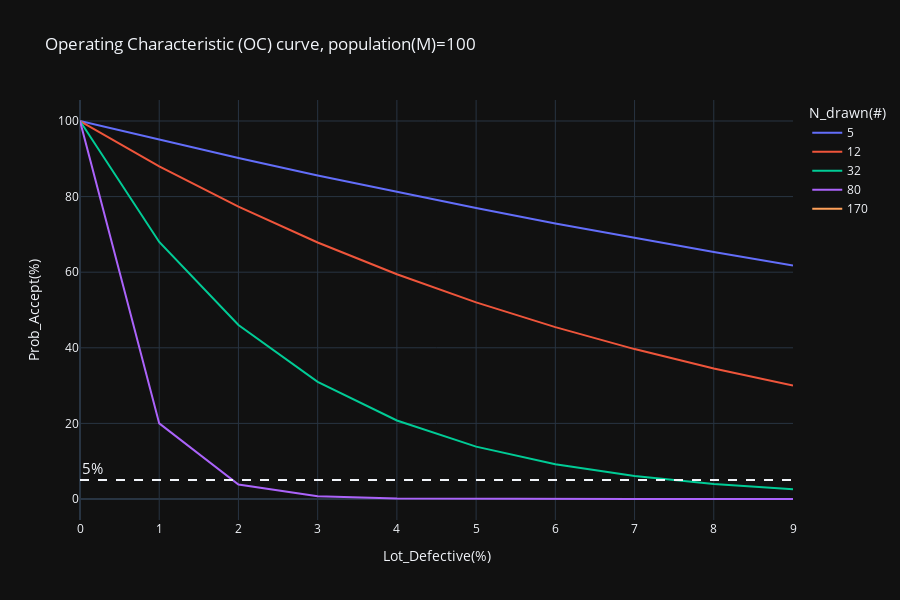

Notebook source saved alongside this figure:
### Markdown cell above
OC curve

### Code cell
fig = px.line(df, x='Lot_Defective', y='Prob_Accept', color='N_drawn',height=600
                ,title=f"Operating Characteristic (OC) curve, population(M)={M}"
                ,labels={
                    'Lot_Defective':'Lot_Defective(%)',
                    'Prob_Accept':'Prob_Accept(%)',
                    'N_drawn':'N_drawn(#)'})
fig.add_hline(y=5, line_dash="dash"
            ,annotation_text="5%"
            ,annotation_position="top left"
            ,annotation_font_size=15)
fig.show()
fig.write_html(f"OCcurve_population{M}.html")

### Figure 1 — Plotly figure (JSON) as saved in the notebook; plotly's stock layout.template omitted (floating-point values rounded to 4 significant figures)
{"data": [{"hovertemplate": "N_drawn(#)=5<br>Lot_Defective(%)=%{x}<br>Prob_Accept(%)=%{y}<extra></extra>", "legendgroup": "5", "line": {"color": "#636efa", "dash": "solid"}, "marker": {"symbol": "circle"}, "mode": "lines", "name": "5", "orientation": "v", "showlegend": true, "type": "scatter", "x": [0, 1, 2, 3, 4, 5, 6, 7.0, 8, 9], "xaxis": "x", "y": [100, 95, 90.2, 85.6, 81.19, 76.96, 72.91, 69.03, 65.32, 61.77], "yaxis": "y"}, {"hovertemplate": "N_drawn(#)=12<br>Lot_Defective(%)=%{x}<br>Prob_Accept(%)=%{y}<extra></extra>", "legendgroup": "12", "line": {"color": "#EF553B", "dash": "solid"}, "marker": {"symbol": "circle"}, "mode": "lines", "name": "12", "orientation": "v", "showlegend": true, "type": "scatter", "x": [0, 1, 2, 3, 4, 5, 6, 7.0, 8, 9], "xaxis": "x", "y": [100, 88, 77.33, 67.86, 59.47, 52.03, 45.46, 39.66, 34.54, 30.04], "yaxis": "y"}, {"hovertemplate": "N_drawn(#)=32<br>Lot_Defective(%)=%{x}<br>Prob_Accept(%)=%{y}<extra></extra>", "legendgroup": "32", "line": {"color": "#00cc96", "dash": "solid"}, "marker": {"symbol": "circle"}, "mode": "lines", "name": "32", "orientation": "v", "showlegend": true, "type": "scatter", "x": [0, 1, 2, 3, 4, 5, 6, 7.0, 8, 9], "xaxis": "x", "y": [100, 68, 46.02, 30.99, 20.77, 13.85, 9.18, 6.06, 3.97, 2.59], "yaxis": "y"}, {"hovertemplate": "N_drawn(#)=80<br>Lot_Defective(%)=%{x}<br>Prob_Accept(%)=%{y}<extra></extra>", "legendgroup": "80", "line": {"color": "#ab63fa", "dash": "solid"}, "marker": {"symbol": "circle"}, "mode": "lines", "name": "80", "orientation": "v", "showlegend": true, "type": "scatter", "x": [0, 1, 2, 3, 4, 5, 6, 7.0, 8, 9], "xaxis": "x", "y": [100, 20, 3.84, 0.71, 0.12, 0.02, 0, 0, 0, 0], "yaxis": "y"}, {"hovertemplate": "N_drawn(#)=170<br>Lot_Defective(%)=%{x}<br>Prob_Accept(%)=%{y}<extra></extra>", "legendgroup": "170", "line": {"color": "#FFA15A", "dash": "solid"}, "marker": {"symbol": "circle"}, "mode": "lines", "name": "170", "orientation": "v", "showlegend": true, "type": "scatter", "x": [0, 1, 2, 3, 4, 5, 6, 7.0, 8, 9], "xaxis": "x", "y": [null, null, null, null, null, null, null, null, null, null], "yaxis": "y"}], "layout": {"annotations": [{"font": {"size": 15}, "showarrow": false, "text": "5%", "x": 0, "xanchor": "left", "xref": "x domain", "y": 5, "yanchor": "bottom", "yref": "y"}], "height": 600, "legend": {"title": {"text": "N_drawn(#)"}, "tracegroupgap": 0}, "shapes": [{"line": {"dash": "dash"}, "type": "line", "x0": 0, "x1": 1, "xref": "x domain", "y0": 5, "y1": 5, "yref": "y"}], "title": {"text": "Operating Characteristic (OC) curve, population(M)=100"}, "xaxis": {"anchor": "y", "domain": [0, 1], "title": {"text": "Lot_Defective(%)"}}, "yaxis": {"anchor": "x", "domain": [0, 1], "title": {"text": "Prob_Accept(%)"}}}}
